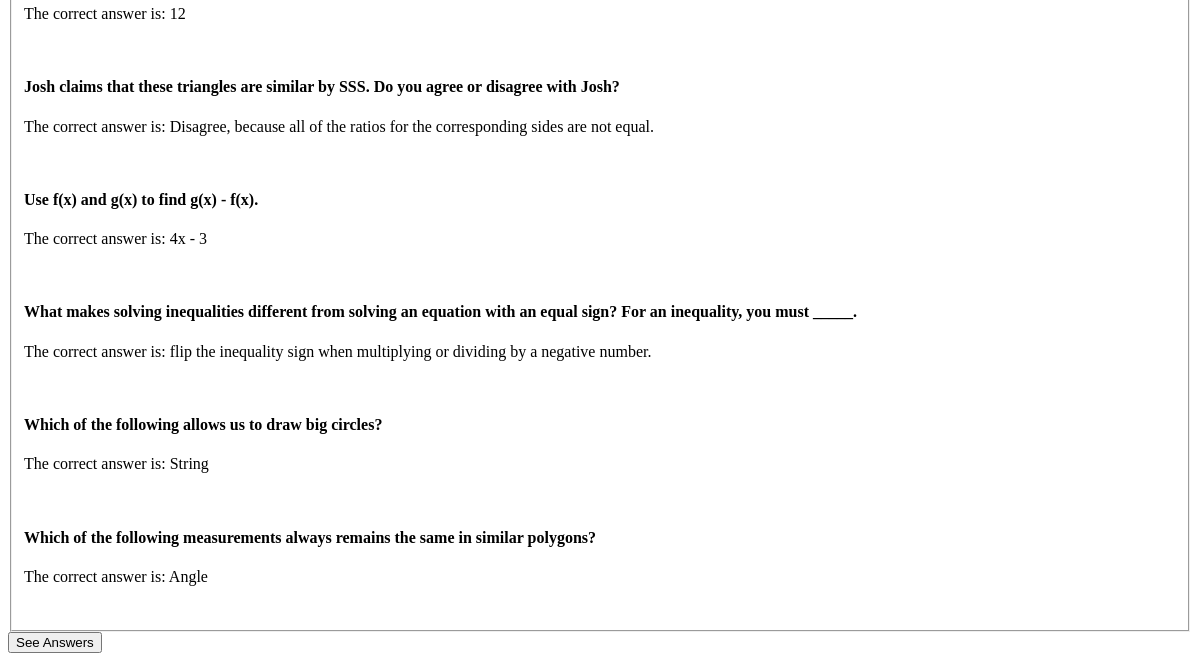
Page /polls/1/answers/ (lower part) on the earlier database version.
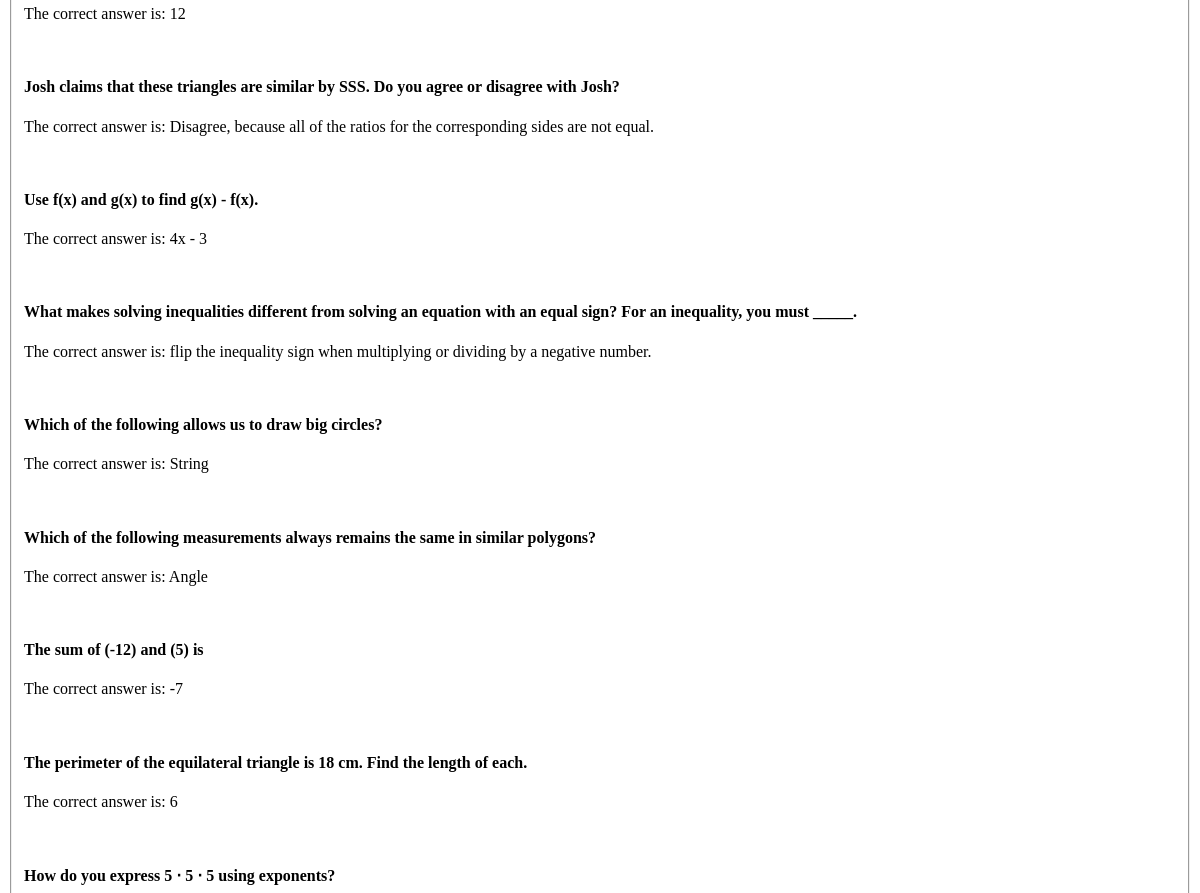
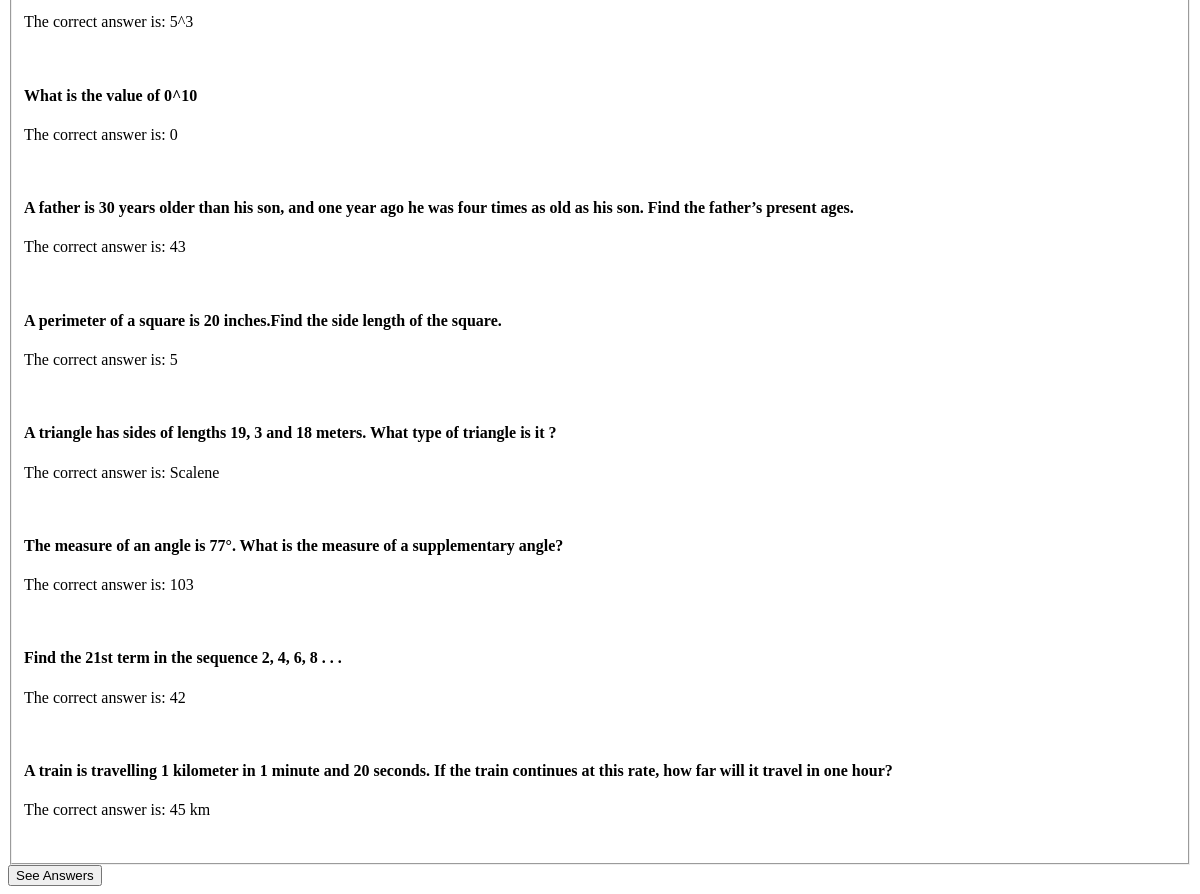
Same page on the later database version (2 pictures, top to bottom).
### polls/models.py (models this page shows, shortened)
class Question(models.Model):
    objects = RandomManager()
    subject = models.ForeignKey(Subject, on_delete=models.CASCADE)
    question_text = models.CharField(max_length=200)
    answers = models.CharField(max_length=200)

### polls/views.py (the view)
# urls.py: path('<int:pk>/answers/', views.seeAllAnswers.as_view(), name='answers'),
class seeAllAnswers(generic.DetailView):
    model = Subject
    template_name = 'polls/answers.html'

### polls/templates/polls/answers.html (shortened to what this page needs)
<!DOCTYPE html>
<html lang="en">
<head>
</head>
<body>
    <form action="{$ url 'polls:answers' question.id %}" method="post">
        <fieldset>
            {% for choice in subject.question_set.all %}
                <h4>{{ choice.question_text }}</h4>
                <p>The correct answer is: {{ choice.answers }}</p><br>
            {% endfor %}
        </fieldset>
        <input type="submit" value="See Answers">
    </form>
</body>
</html>

Differences in the rows shown:
added Question: question_text "The sum of (-12) and (5) is", answers "-7"
added Question: question_text "The perimeter of the equilateral triangle is 18 cm. Find the length of each.", answers "6"
added Question: question_text "How do you express 5 ⋅ 5 ⋅ 5 using exponents?", answers "5^3"
added Question: question_text "What is the value of 0^10", answers "0"
added Question: question_text "A father is 30 years older than his son, and one year ago he was four times as old as his son. Find the father’s present ages.", answers "43"
added Question: question_text "A perimeter of a square is 20 inches.Find the side length of the square.", answers "5"
added Question: question_text "A triangle has sides of lengths 19, 3 and 18 meters. What type of triangle is it ?", answers "Scalene"
added Question: question_text "The measure of an angle is 77°. What is the measure of a supplementary angle?", answers "103"
added Question: question_text "Find the 21st term in the sequence 2, 4, 6, 8 . . .", answers "42"
added Question: question_text "A train is travelling 1 kilometer in 1 minute and 20 seconds. If the train continues at this rate, how far will it travel in one hour?", answers "45 km"
